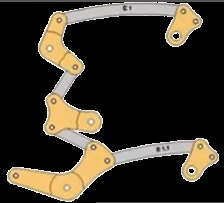
#> input picture parts/bellcrank.png, 224 x 203 px
$ python trace_parts.py
#> lines starting #> are read from the running program, lines starting #| are printed output that depends on the picture; after the words box and inside, x2 and y2 are one past the last pixel; in counts of white or black regions, pixels touching at a corner belong together
### bezierfit.py
"""
bezierfit.py
============

Python port of Philip J. Schneider's "An Algorithm for Automatically Fitting
Digitized Curves" from "Graphics Gems", Academic Press, 1990.

Reference C source  : https://github.com/erich666/GraphicsGems (FitCurves.c)
Reference Py source : https://github.com/volkerp/fitCurves   (fitCurves.py)

Pure ASCII. No Unicode characters.
"""

import numpy as np
from numpy import linalg


# ---------------------------------------------------------------------------
# Bernstein basis for a cubic Bezier
# ---------------------------------------------------------------------------

def b0(u):
    tmp = 1.0 - u
    return tmp * tmp * tmp

def b1(u):
    tmp = 1.0 - u
    return 3.0 * u * tmp * tmp

def b2(u):
    tmp = 1.0 - u
    return 3.0 * u * u * tmp

def b3(u):
    return u * u * u


def q(ctrl, u):
    """Evaluate a cubic Bezier (4 control points) at parameter u."""
    return (b0(u) * ctrl[0]
            + b1(u) * ctrl[1]
            + b2(u) * ctrl[2]
            + b3(u) * ctrl[3])


def qprime(ctrl, u):
    """Evaluate first derivative of the cubic Bezier at u."""
    tmp = 1.0 - u
    return (3.0 * tmp * tmp * (ctrl[1] - ctrl[0])
            + 6.0 * tmp * u   * (ctrl[2] - ctrl[1])
            + 3.0 * u   * u   * (ctrl[3] - ctrl[2]))


def qprimeprime(ctrl, u):
    """Evaluate second derivative of the cubic Bezier at u."""
    return (6.0 * (1.0 - u) * (ctrl[2] - 2.0 * ctrl[1] + ctrl[0])
            + 6.0 * u * (ctrl[3] - 2.0 * ctrl[2] + ctrl[1]))


# ---------------------------------------------------------------------------
# Top-level entry point
# ---------------------------------------------------------------------------

def fit_curve(points, max_error):
    """Fit a polyline with one or more cubic Bezier segments."""
    points = np.asarray(points, dtype=float)
    if points.shape[0] < 2:
        return []

    left_tangent  = _normalize(points[1]  - points[0])
    right_tangent = _normalize(points[-2] - points[-1])
    return _fit_cubic(points, left_tangent, right_tangent, max_error)


# ---------------------------------------------------------------------------
# Node-budget entry point
# ---------------------------------------------------------------------------

# [52 lines left out: functions fit_curve_max_nodes, _pin_ends, not called in this run]


# ---------------------------------------------------------------------------
# Recursive core
# ---------------------------------------------------------------------------

def _fit_cubic(points, left_tangent, right_tangent, error):
    if len(points) == 2:
        dist = linalg.norm(points[0] - points[1]) / 3.0
        bez = np.array([
            points[0],
            points[0] + left_tangent * dist,
            points[1] + right_tangent * dist,
            points[1],
        ])
        return [bez]

    u = _chord_length_parameterize(points)

    bez = _generate_bezier(points, u, left_tangent, right_tangent)
    max_err, split_point = _compute_max_error(points, bez, u)
    if max_err < error:
        return [bez]

    if max_err < error * error:
        for _ in range(20):
            u_prime = _reparameterize(bez, points, u)
            bez = _generate_bezier(points, u_prime, left_tangent, right_tangent)
            max_err, split_point = _compute_max_error(points, bez, u_prime)
            if max_err < error:
                return [bez]
            u = u_prime

    center_tangent = _compute_center_tangent(points, split_point)
    left  = _fit_cubic(points[:split_point + 1], left_tangent,  center_tangent, error)
    right = _fit_cubic(points[split_point:],   -center_tangent, right_tangent,  error)
    return left + right


# ---------------------------------------------------------------------------
# Bezier generation (least-squares solve for P1, P2)
# ---------------------------------------------------------------------------

def _generate_bezier(points, parameters, left_tangent, right_tangent):
    bez = [points[0], None, None, points[-1]]

    n = len(points)
    A = np.zeros((n, 2, len(np.asarray(points[0]))))   # dimension-agnostic (2-D or 3-D points)
    for i, u in enumerate(parameters):
        A[i][0] = left_tangent  * b1(u)
        A[i][1] = right_tangent * b2(u)

    C = np.zeros((2, 2))
    X = np.zeros(2)

    for i, (pt, u) in enumerate(zip(points, parameters)):
        C[0][0] += np.dot(A[i][0], A[i][0])
        C[0][1] += np.dot(A[i][0], A[i][1])
        C[1][0]  = C[0][1]
        C[1][1] += np.dot(A[i][1], A[i][1])

        tmp = pt - (b0(u) * points[0]
                    + b1(u) * points[0]
                    + b2(u) * points[-1]
                    + b3(u) * points[-1])

        X[0] += np.dot(A[i][0], tmp)
        X[1] += np.dot(A[i][1], tmp)

    det_C0_C1 = C[0][0] * C[1][1] - C[1][0] * C[0][1]
    det_C0_X  = C[0][0] * X[1]    - C[1][0] * X[0]
    det_X_C1  = X[0]    * C[1][1] - X[1]    * C[0][1]

    alpha_l = 0.0 if det_C0_C1 == 0.0 else det_X_C1  / det_C0_C1
    alpha_r = 0.0 if det_C0_C1 == 0.0 else det_C0_X  / det_C0_C1

    seg_length = linalg.norm(points[0] - points[-1])
    epsilon = 1.0e-6 * seg_length

    if alpha_l < epsilon or alpha_r < epsilon:
        bez[1] = bez[0] + left_tangent  * (seg_length / 3.0)
        bez[2] = bez[3] + right_tangent * (seg_length / 3.0)
    else:
        bez[1] = bez[0] + left_tangent  * alpha_l
        bez[2] = bez[3] + right_tangent * alpha_r

    return np.array(bez)


# ---------------------------------------------------------------------------
# Reparameterization (Newton-Raphson root find on each sample)
# ---------------------------------------------------------------------------

def _reparameterize(bezier, points, parameters):
    return np.array([
        _newton_raphson_root_find(bezier, pt, u)
        for pt, u in zip(points, parameters)
    ])


def _newton_raphson_root_find(bez, point, u):
    d = q(bez, u) - point
    qp  = qprime(bez, u)
    qpp = qprimeprime(bez, u)

    numerator   = np.dot(d, qp)
    denominator = np.dot(qp, qp) + np.dot(d, qpp)

    if abs(denominator) < 1.0e-10:
        return u
    return u - numerator / denominator


# ---------------------------------------------------------------------------
# Parameterization + error measurement
# ---------------------------------------------------------------------------

def _chord_length_parameterize(points):
    u = [0.0]
    for i in range(1, len(points)):
        u.append(u[i - 1] + linalg.norm(points[i] - points[i - 1]))
    total = u[-1]
    if total == 0.0:
        return np.zeros(len(points))
    return np.array([val / total for val in u])


def _compute_max_error(points, bez, parameters):
    max_dist = 0.0
    split_point = len(points) // 2
    for i, (pt, u) in enumerate(zip(points, parameters)):
        dist = linalg.norm(q(bez, u) - pt) ** 2
        if dist >= max_dist:
            max_dist = dist
            split_point = i
    return max_dist, split_point


# ---------------------------------------------------------------------------
# Tangent estimation
# ---------------------------------------------------------------------------

def _compute_center_tangent(points, center):
    v1 = points[center - 1] - points[center]
    v2 = points[center]     - points[center + 1]
    t = (v1 + v2) / 2.0
    return _normalize(t)


def _normalize(v):
    n = linalg.norm(v)
    if n == 0.0:
        return v
    return v / n


# ---------------------------------------------------------------------------
# Self-test
# ---------------------------------------------------------------------------

# [8 lines that do not run on import are left out]

### trace_parts.py
"""
trace_parts.py
==============

Separate the gold (bell-crank/lever) parts and the gray linkage rods in
parts/bellcrank.png by color, extract each part's outer outline, fit it with
Schneider's cubic-Bezier fitter (bezierfit.fit_curve), and write one SVG per
part (plus a combined overview SVG and a verification overlay PNG).

Pure ASCII. Coordinates are image pixels (y-down), which is SVG-native, so
the viewBox is "0 0 W H".
"""

import os
import cv2
import numpy as np
import bezierfit

SRC = "parts/bellcrank.png"
OUT = "parts/bellcrank_svg"

# ---- color thresholds (from sampling) -------------------------------------
# gold: hue<40, saturation high, bright;  gray rod: very low saturation, bright
def gold_mask(hsv):
    H, S, V = hsv[:, :, 0], hsv[:, :, 1], hsv[:, :, 2]
    m = ((S > 40) & (V > 90) & (H < 40)).astype(np.uint8) * 255
    return cv2.morphologyEx(m, cv2.MORPH_CLOSE, np.ones((3, 3), np.uint8))

def gray_mask(hsv):
    S, V = hsv[:, :, 1], hsv[:, :, 2]
    m = ((S < 28) & (V > 95)).astype(np.uint8) * 255
    return cv2.morphologyEx(m, cv2.MORPH_OPEN, np.ones((2, 2), np.uint8))


# ---- contour helpers -------------------------------------------------------
def outer_contour(comp_mask):
    """Largest external contour of a single-component mask, as an (N,2) array."""
    cnts, _ = cv2.findContours(comp_mask, cv2.RETR_EXTERNAL, cv2.CHAIN_APPROX_NONE)
    cnt = max(cnts, key=cv2.contourArea)
    return cnt.reshape(-1, 2).astype(float)


def smooth_closed(pts, sigma=2.0, step=2):
    """Periodic Gaussian smoothing of a closed contour, then subsample."""
    n = len(pts)
    rad = max(1, int(3 * sigma))
    k = np.exp(-0.5 * (np.arange(-rad, rad + 1) / sigma) ** 2)
    k /= k.sum()
    idx = (np.arange(n)[:, None] + np.arange(-rad, rad + 1)[None, :]) % n
    sm = (pts[idx] * k[None, :, None]).sum(axis=1)
    sm = sm[::step]
    # roll seam to the topmost point (usually low-curvature) for a clean join
    seam = int(np.argmin(sm[:, 1]))
    sm = np.roll(sm, -seam, axis=0)
    return sm


def fit_closed(pts, max_error):
    """Fit a closed cubic-Bezier loop; returns list of 4x2 control-point segs."""
    loop = np.vstack([pts, pts[0]])           # close: start == end
    return bezierfit.fit_curve(loop, max_error)


def segs_to_path_d(segs):
    f = lambda v: ("%.2f" % v).rstrip("0").rstrip(".")
    p0 = segs[0][0]
    d = ["M %s,%s" % (f(p0[0]), f(p0[1]))]
    for s in segs:
        d.append("C %s,%s %s,%s %s,%s" % (
            f(s[1][0]), f(s[1][1]), f(s[2][0]), f(s[2][1]), f(s[3][0]), f(s[3][1])))
    d.append("Z")
    return " ".join(d)


def write_svg(path, d, W, H, fill, name):
    svg = (
        '<svg xmlns="http://www.w3.org/2000/svg" viewBox="0 0 %d %d" width="%d" height="%d">\n'
        '  <path data-part="%s" d="%s" fill="%s" stroke="#333" stroke-width="0.5"/>\n'
        '</svg>\n' % (W, H, W, H, name, d, fill))
    with open(path, "w") as fh:
        fh.write(svg)


# ---- main ------------------------------------------------------------------
def components(mask, area_min, area_max=10 ** 9):
    n, lab, stats, cent = cv2.connectedComponentsWithStats(mask, 8)
    out = []
    for i in range(1, n):
        a = stats[i, cv2.CC_STAT_AREA]
        if area_min <= a <= area_max:
            out.append((i, a, tuple(cent[i])))
    return lab, out


def name_for(prefix, cx, cy, W, H):
    vert = "top" if cy < H / 3 else ("bottom" if cy > 2 * H / 3 else "mid")
    horiz = "left" if cx < W / 3 else ("right" if cx > 2 * W / 3 else "center")
    return "%s_%s_%s" % (prefix, vert, horiz)


def main():
    os.makedirs(OUT, exist_ok=True)
    bgr = cv2.imread(SRC)
#> bgr is the input picture: shape (203, 224, 3); mean B, G, R 38.5, 49.4, 55.6
    H, W = bgr.shape[:2]
#> H = 203; W = 224
    hsv = cv2.cvtColor(bgr, cv2.COLOR_BGR2HSV)
#> hsv: shape (203, 224, 3); mean H, S, V 11, 19.5, 55.6

    jobs = [("gold", gold_mask(hsv), 300, "#e6b34d", 2.0),
            ("rod",  gray_mask(hsv), 250, "#b3b3b3", 1.6)]
#> in gold_mask, `H, S, V = hsv[:, :, 0], hsv[:, :, 1], hsv[:, :, 2]`:
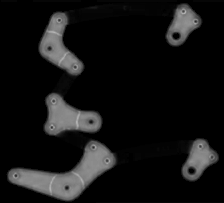
#> S: shape (203, 224); min 0, max 180, mean 19.5
#> in gold_mask, `H, S, V = hsv[:, :, 0], hsv[:, :, 1], hsv[:, :, 2]`:
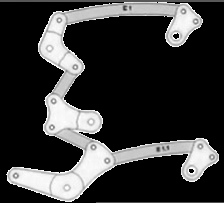
#> V: shape (203, 224); min 0, max 255, mean 55.6
#> in gold_mask, `m = ((S > 40) & (V > 90) & (H < 40)).astype(np.uint8) * 255`:
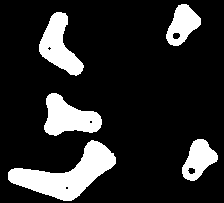
#> m: shape (203, 224); 16.4% white; 5 white regions, box (x1, y1, x2, y2) and area: (8, 140, 116, 201) 2765, (44, 93, 102, 136) 1511, (39, 12, 84, 76) 1424, (182, 139, 218, 181) 882, (166, 4, 201, 46) 865
#> in gold_mask, `return cv2.morphologyEx(m, cv2.MORPH_CLOSE, np.ones((3, 3), np.uint8))`: returned value: shape (203, 224); 16.4% white; 5 white regions, box (x1, y1, x2, y2) and area: (8, 140, 116, 201) 2769, (44, 93, 102, 136) 1515, (39, 12, 84, 76) 1429, (182, 139, 218, 181) 883, (166, 4, 201, 46) 865
#> in gray_mask, `m = ((S < 28) & (V > 95)).astype(np.uint8) * 255`: m: shape (203, 224); 8.1% white; 157 white regions (153 under 20 px), largest, box (x1, y1, x2, y2) and area: (64, 2, 183, 25) 1493, (111, 140, 194, 168) 1064, (55, 131, 95, 152) 368, (51, 69, 79, 99) 328
#> in gray_mask, `return cv2.morphologyEx(m, cv2.MORPH_OPEN, np.ones((2, 2), np.uint8))`:
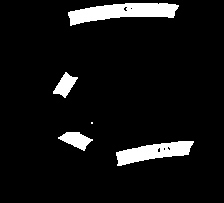
#> returned value: shape (203, 224); 7.1% white; 5 white regions (1 under 20 px), largest, box (x1, y1, x2, y2) and area: (68, 3, 179, 26) 1482, (116, 141, 194, 166) 1053, (58, 132, 93, 151) 359, (53, 72, 78, 98) 319

    overlay = np.full((H, W, 3), 255, np.uint8)
    overview_paths = []
    manifest = []

    for prefix, mask, amin, fill, err in jobs:
        lab, comps = components(mask, amin)
        comps.sort(key=lambda t: (t[2][1], t[2][0]))  # top-to-bottom
        for li, area, (cx, cy) in comps:
            comp = (lab == li).astype(np.uint8) * 255
            raw = outer_contour(comp)
            sm = smooth_closed(raw, sigma=2.0, step=2)
            segs = fit_closed(sm, err)
            d = segs_to_path_d(segs)
            name = name_for(prefix, cx, cy, W, H)
            write_svg(os.path.join(OUT, name + ".svg"), d, W, H, fill, name)
            overview_paths.append('  <path d="%s" fill="%s" fill-opacity="0.55" stroke="#333" stroke-width="0.5"/>' % (d, fill))
            manifest.append((name, prefix, area, len(segs), len(raw)))

            # draw fitted curve into overlay for verification
            poly = []
            for s in segs:
                for t in np.linspace(0, 1, 12):
                    poly.append(bezierfit.q(s, t))
            poly = np.array(poly, np.int32)
            cv2.polylines(overlay, [poly], True,
                          (60, 60, 60) if prefix == "rod" else (40, 120, 220), 1, cv2.LINE_AA)
#> this loop made 2 passes
#> (prefix, amin, fill, err) on pass 1: ('gold', 300, '#e6b34d', 2)
#> (prefix, amin, fill, err) on pass 2: ('rod', 250, '#b3b3b3', 1.6)
#> pass 1, in components, `n, lab, stats, cent = cv2.connectedComponentsWithStats(mask, 8)`:
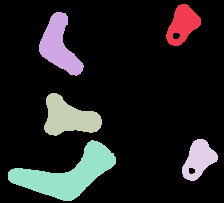
#> lab: shape (203, 224) int32; 6 distinct labels, from 0 to 5; one colour per label, 0 black
#> after the loop:
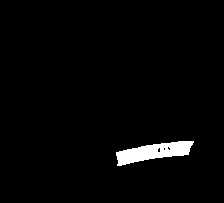
#> comp: shape (203, 224); 2.3% white; 1 white region, box (x1, y1, x2, y2) and area: (116, 141, 194, 166) 1053
#> after the loop:
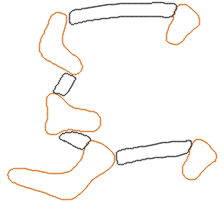
#> overlay: shape (203, 224, 3); mean of channels 0, 1, 2 247.2, 249, 251.2; drawn as B, G, R

    # combined overview svg
    with open(os.path.join(OUT, "_overview.svg"), "w") as fh:
        fh.write('<svg xmlns="http://www.w3.org/2000/svg" viewBox="0 0 %d %d" width="%d" height="%d">\n%s\n</svg>\n'
                 % (W, H, W * 3, H * 3, "\n".join(overview_paths)))
    cv2.imwrite(os.path.join(OUT, "_verify_overlay.png"), overlay)

    print("part                     kind  area  segs  rawpts")
    for name, prefix, area, segs, raw in manifest:
        print("%-24s %-4s %5d %5d %6d" % (name, prefix, area, segs, raw))
#> this loop made 9 passes
#> (name, prefix, area, segs, raw) on passes 1 to 9: ('gold_top_right', 'gold', 865, 6, 101), ('gold_top_left', 'gold', 1429, 7, 155), ('gold_mid_left', 'gold', 1515, 7, 156), ('gold_bottom_right', 'gold', 883, 6, 104), ('gold_bottom_left', 'gold', 2769, 10, 244), ('rod_top_center', 'rod', 1482, 9, 238), ('rod_mid_left', 'rod', 319, 6, 65), ('rod_bottom_center', 'rod', 359, 5, 74), ('rod_bottom_right', 'rod', 1053, 8, 174)
#| gold_top_right           gold   865     6    101
#| gold_top_left            gold  1429     7    155
#| gold_mid_left            gold  1515     7    156
#| gold_bottom_right        gold   883     6    104
#| gold_bottom_left         gold  2769    10    244
#| rod_top_center           rod   1482     9    238
#| rod_mid_left             rod    319     6     65
#| rod_bottom_center        rod    359     5     74
#> (further printed lines are left out)
    print("\nwrote %d SVGs to %s/" % (len(manifest), OUT))
#| wrote 9 SVGs to parts/bellcrank_svg/


if __name__ == "__main__":
    main()
